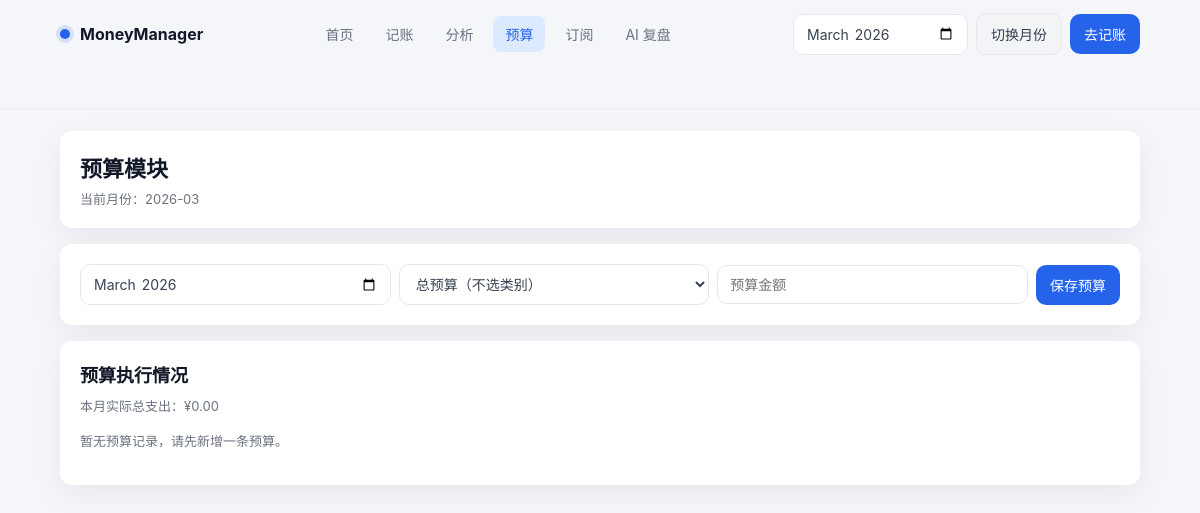
The page /budget on the database as committed earlier.
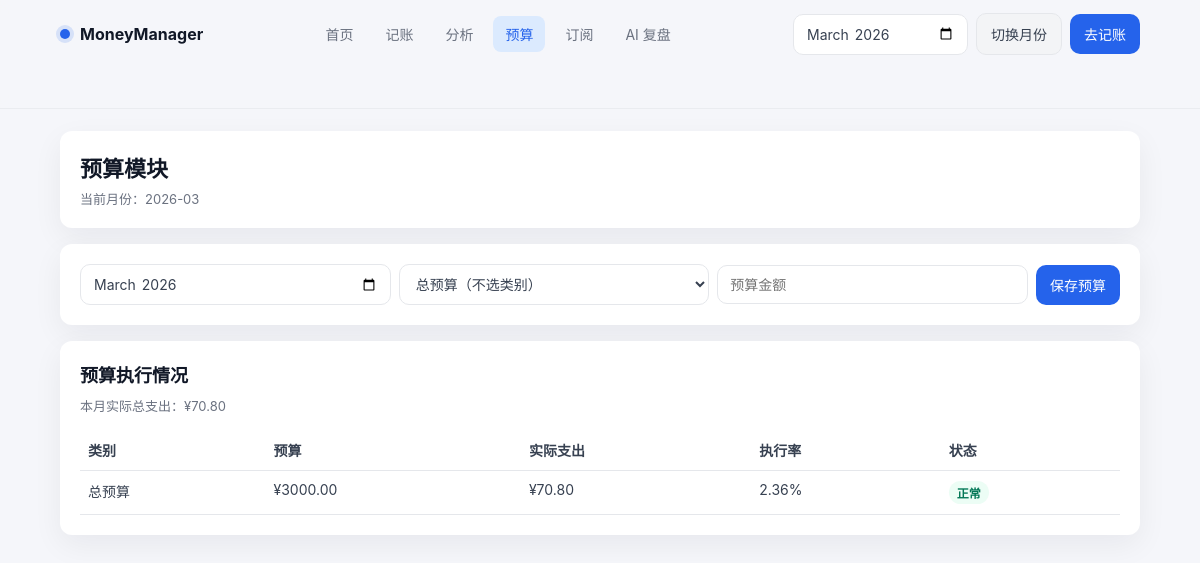
The same page on the database as committed later.
### tables this page shows
CREATE TABLE budgets (
                id INTEGER PRIMARY KEY AUTOINCREMENT,
                month TEXT NOT NULL,
                category_main TEXT,
                budget_amount REAL NOT NULL
            );

### app.py (the view, shortened to what this page needs)
    @app.route("/budget", methods=["GET", "POST"])
    def budget_page():
        month = request.values.get("month") or date.today().strftime("%Y-%m")
        success = request.args.get("success")
        budget_data = get_budget_execution(month)
        return render_template(
            "budget.html",
            active_page="budget",
            month=month,
            success=success,
            category_options=CATEGORY_OPTIONS,
            budget_data=budget_data,
        )

### database.py (called while the page is built, shortened)
def get_connection() -> sqlite3.Connection:
    conn = sqlite3.connect(DB_PATH)
    conn.row_factory = sqlite3.Row
    return conn

def process_due_subscription_charges(target_date: str | None = None) -> dict:
    billing_day = _parse_date(target_date) if target_date else date.today()
    if not billing_day:
        billing_day = date.today()
    created_transactions = 0
    updated_subscriptions = 0
    with get_connection() as conn:
        rows = conn.execute(
            """
            SELECT
                id,
                name,
                amount,
                cycle,
                next_billing_date,
                category,
                payment_method
            FROM subscriptions
            ORDER BY id ASC
            """
        ).fetchall()
        conn.commit()
    return {
        "processed_date": billing_day.isoformat(),
        "created_transactions": created_transactions,
        "updated_subscriptions": updated_subscriptions,
    }

def get_month_expense_by_category(month: str) -> dict[str, float]:
    with get_connection() as conn:
        rows = conn.execute(
            """
            SELECT category_main, ROUND(SUM(amount), 2) AS expense_amount
            FROM transactions
            WHERE type = 'expense' AND substr(date, 1, 7) = ?
            GROUP BY category_main
            """,
            (month,),
        ).fetchall()
    return {row["category_main"]: float(row["expense_amount"] or 0) for row in rows}

### templates/budget.html (shortened to what this page needs)
<!doctype html>
<html lang="zh-CN">
  <head>
    <link rel="stylesheet" href="{{ url_for('static', filename='css/app.css') }}" />
  </head>
  <body>
    <header class="top-nav app-shell">
      <div class="top-nav-inner">
        <a class="brand" href="/">
          <span class="brand-dot"></span>
          <span>MoneyManager</span>
        </a>
        <nav class="nav-links">
          <a class="nav-link {{ 'active' if active_page == 'index' else '' }}" href="/">首页</a>
          <a class="nav-link {{ 'active' if active_page == 'add' else '' }}" href="/add">记账</a>
          <a class="nav-link {{ 'active' if active_page == 'analysis' else '' }}" href="/analysis">分析</a>
          <a class="nav-link {{ 'active' if active_page == 'budget' else '' }}" href="/budget">预算</a>
          <a class="nav-link {{ 'active' if active_page == 'subscriptions' else '' }}" href="/subscriptions">订阅</a>
          <a class="nav-link {{ 'active' if active_page == 'ai' else '' }}" href="/ai">AI 复盘</a>
        </nav>
        <div class="nav-actions">
          <form method="get" action="/budget" class="toolbar">
            <input type="month" name="month" value="{{ month }}" />
            <button class="btn-secondary" type="submit">切换月份</button>
          </form>
          <a class="btn" href="/add">去记账</a>
        </div>
      </div>
    </header>
    <main class="app-shell">
      <div class="page">
      <section class="panel">
        <h1 class="page-title">预算模块</h1>
        <div class="page-subtitle">当前月份：{{ month }}</div>
      </section>
      <section class="panel">
        <form method="post" action="/budget" class="toolbar" style="display: grid; grid-template-columns: 1fr 1fr 1fr auto;">
          <input type="month" name="month" value="{{ month }}" required />
          <select name="category_main">
            <option value="">总预算（不选类别）</option>
          </select>
          <input type="number" step="0.01" min="0.01" name="budget_amount" placeholder="预算金额" required />
          <button class="btn" type="submit">保存预算</button>
        </form>
      </section>
      <section class="panel">
        <h2 class="page-title" style="font-size: 18px;">预算执行情况</h2>
        <p class="helper-text">本月实际总支出：¥{{ '%.2f'|format(budget_data.total_expense) }}</p>
        {% if budget_data['items'] %}
        <div class="table-wrap">
        <table>
          <thead>
            <tr>
              <th>类别</th>
              <th>预算</th>
              <th>实际支出</th>
              <th>执行率</th>
              <th>状态</th>
            </tr>
          </thead>
          <tbody>
            {% for item in budget_data['items'] %}
            <tr>
              <td>{{ item.category_main if item.category_main else '总预算' }}</td>
              <td>¥{{ '%.2f'|format(item.budget_amount) }}</td>
              <td>¥{{ '%.2f'|format(item.actual_expense) }}</td>
              <td>{{ '%.2f'|format(item.execution_rate) }}%</td>
              <td>
                {% if item.status == '正常' %}
                <span class="badge ok">正常</span>
                {% elif item.status == '接近' %}
                <span class="badge warn">接近</span>
                {% else %}
                <span class="badge danger">超支</span>
                {% endif %}
              </td>
            </tr>
            {% endfor %}
          </tbody>
        </table>
        </div>
        {% else %}
        <p class="helper-text">暂无预算记录，请先新增一条预算。</p>
        {% endif %}
      </section>
      </div>
    </main>
  </body>
</html>

### static/css/app.css (style rules this page uses)
:root { --primary: #2563EB; --text-strong: #111827; --text: #374151; --text-muted: #6B7280; --text-weak: #9CA3AF; --bg: #F5F6FA; --card: #FFFFFF; --success: #10B981; --warning: #F59E0B; --danger: #EF4444; --border: #E5E7EB; --shadow: 0 10px 30px rgba(15, 23, 42, 0.06); }
* { box-sizing: border-box; }
body { margin: 0; color: var(--text); background: var(--bg); font-family: -apple-system, BlinkMacSystemFont, "SF Pro SC", "PingFang SC", "Microsoft YaHei", sans-serif; }
a { color: inherit; text-decoration: none; }
.app-shell { padding-inline: max(24px, 5vw); padding-bottom: 40px; }
.top-nav { position: sticky; top: 0; z-index: 20; background: rgba(245, 246, 250, 0.86); backdrop-filter: blur(8px); border-bottom: 1px solid rgba(229, 231, 235, 0.7); }
.top-nav-inner { max-width: 1280px; margin: 0 auto; min-height: 68px; display: grid; grid-template-columns: auto 1fr auto; align-items: center; gap: 20px; }
.brand { display: inline-flex; align-items: center; gap: 10px; font-weight: 700; color: var(--text-strong); }
.brand-dot { width: 10px; height: 10px; border-radius: 999px; background: var(--primary); box-shadow: 0 0 0 4px rgba(37, 99, 235, 0.15); }
.nav-links { display: inline-flex; justify-content: center; flex-wrap: wrap; gap: 8px; }
.nav-link { padding: 8px 12px; border-radius: 8px; color: var(--text-muted); font-size: 14px; transition: all 220ms ease; }
.nav-link.active { color: var(--primary); background: #DBEAFE; }
.nav-actions { display: inline-flex; align-items: center; gap: 8px; }
.page { max-width: 1280px; margin: 22px auto 0; display: grid; gap: 16px; }
.panel { background: var(--card); border-radius: 12px; box-shadow: var(--shadow); padding: 20px; }
.page-title { margin: 0; color: var(--text-strong); font-size: 22px; font-weight: 700; }
.page-subtitle { color: var(--text-muted); font-size: 13px; margin-top: 6px; }
.btn, .btn-secondary, button, select, input, textarea { font-family: inherit; font-size: 14px; }
.btn, .btn-secondary, button { display: inline-flex; align-items: center; justify-content: center; border: none; border-radius: 10px; padding: 10px 14px; transition: all 220ms ease; cursor: pointer; }
.btn { background: var(--primary); color: #fff; }
.btn-secondary { background: #F3F4F6; color: var(--text); border: 1px solid var(--border); }
input, select, textarea { border: 1px solid var(--border); border-radius: 10px; padding: 10px 12px; color: var(--text); background: #fff; outline: none; transition: all 220ms ease; }
.helper-text { color: var(--text-muted); font-size: 13px; line-height: 1.7; margin-top: 8px; }
.toolbar { display: flex; gap: 8px; flex-wrap: wrap; align-items: center; }
.table-wrap { overflow: auto; }
table { width: 100%; border-collapse: collapse; font-size: 14px; }
th, td { text-align: left; padding: 10px 8px; border-bottom: 1px solid var(--border); vertical-align: top; }
tbody tr { transition: background 220ms ease; }
.badge { display: inline-flex; align-items: center; font-size: 12px; padding: 3px 8px; border-radius: 999px; font-weight: 600; }
.badge.ok { background: #ECFDF5; color: #047857; }

Rows that differ between the two databases and show on the page:
added budgets: category_main "总预算", budget_amount "3000.00", actual_expense "70.80", execution_rate "2.36"
Other text that changed with them:
{{ '%.2f'|format(budget_data.total_expense) }}: "0.00" → "70.80"
text no longer shown: "暂无预算记录，请先新增一条预算。"
text now shown: "类别 预算 实际支出 执行率 状态"
